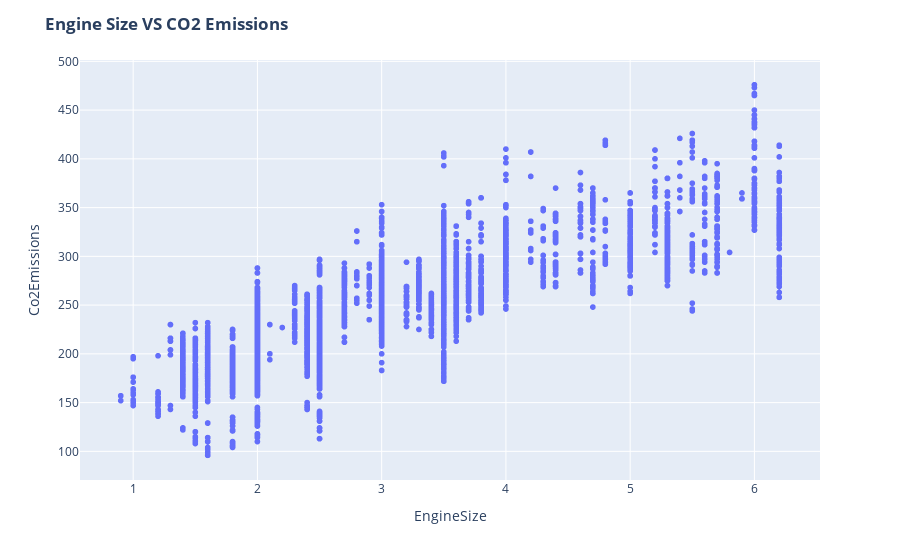

The notebook cell this image was saved under:
### Markdown cell above
## **EDA**

### Code cell
# relationship between EngineSize and C02 emissions
fig = px.scatter(co2_df, x='EngineSize', y='Co2Emissions')
fig.update_layout(title='<b>Engine Size VS CO2 Emissions</b>')
fig.show()

### Figure 1 — Plotly figure (JSON) as saved in the notebook; plotly's stock layout.template omitted (floating-point values rounded to 4 significant figures; data arrays with more than 128 entries replaced by an {"elided": "..."} marker saying what was removed)
{"data": [{"hovertemplate": "EngineSize=%{x}<br>Co2Emissions=%{y}<extra></extra>", "legendgroup": "", "marker": {"color": "#636efa", "symbol": "circle"}, "mode": "markers", "name": "", "showlegend": false, "type": "scattergl", "x": {"elided": "7248 float values"}, "xaxis": "x", "y": {"elided": "7248 int values"}, "yaxis": "y"}], "layout": {"autosize": true, "legend": {"tracegroupgap": 0}, "margin": {"t": 60}, "title": {"text": "<b>Engine Size VS CO2 Emissions</b>"}, "xaxis": {"anchor": "y", "autorange": true, "domain": [0, 1], "range": [0.5682, 6.532], "title": {"text": "EngineSize"}, "type": "linear"}, "yaxis": {"anchor": "x", "autorange": true, "domain": [0, 1], "range": [66.58, 505.4], "title": {"text": "Co2Emissions"}, "type": "linear"}}}
